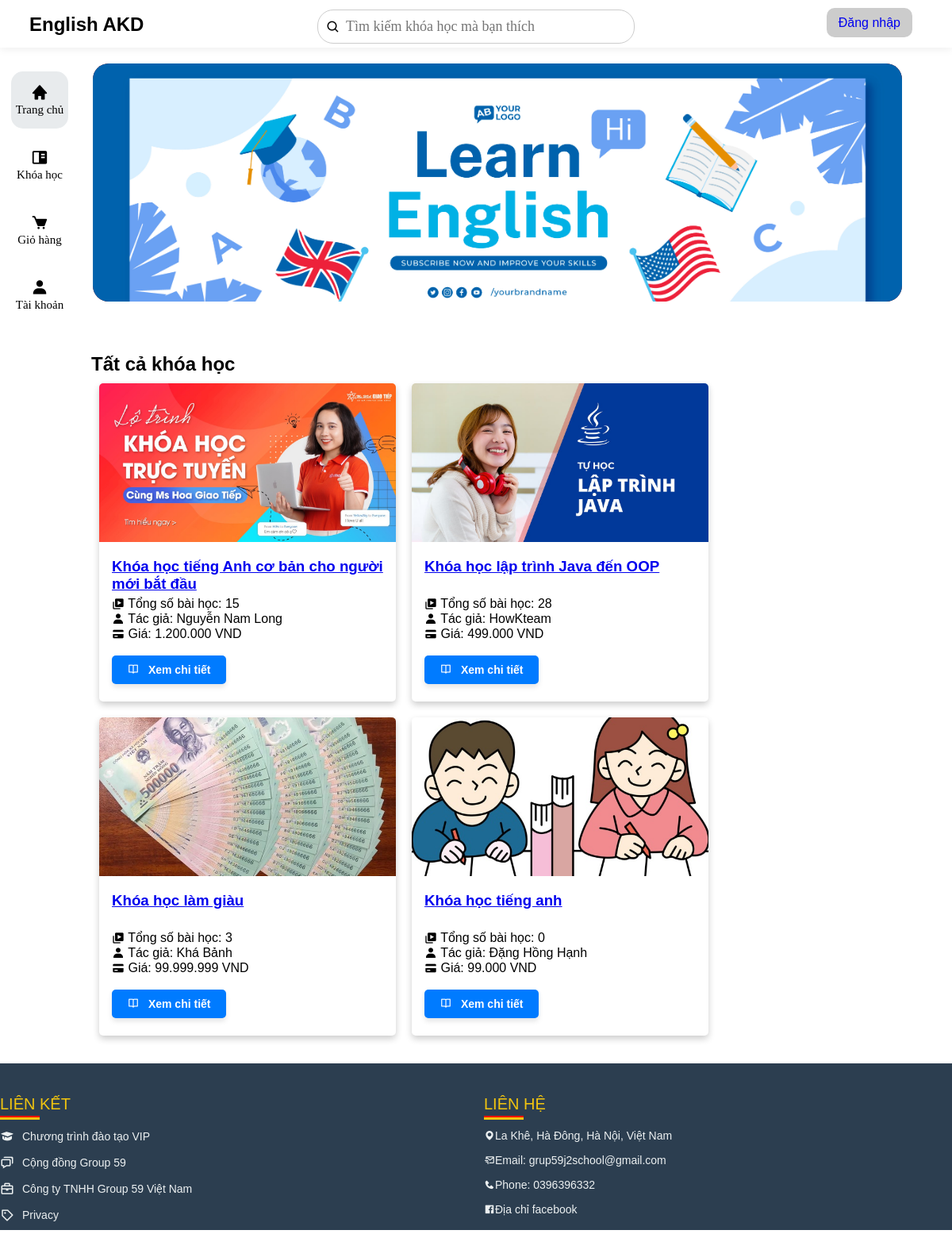
The page / on the database its author committed.
### tables this page shows
CREATE TABLE `course` (
  `id_course` int(11) NOT NULL,
  `id_admin` int(11) NOT NULL,
  `name_course` varchar(100) NOT NULL,
  `description_course` text NOT NULL,
  `author` varchar(30) DEFAULT NULL,
  `image_course` varchar(150) NOT NULL,
  `status_course` int(11) NOT NULL,
  `price` int(11) NOT NULL,
  `created_at` timestamp NOT NULL DEFAULT current_timestamp()
);

### index.php (the view, shortened to what this page needs)
<!DOCTYPE html>
<html lang="en">
<head>
    <link href='https://unpkg.com/boxicons@2.0.7/css/boxicons.min.css' rel='stylesheet'>
    <link rel="stylesheet" href="./css/header.css">
    <link rel="stylesheet" href="./css/index.css">
</head>
<body>
    <?php
    $search = "";
    if (!function_exists('currency_format')) {
        function currency_format($number, $suffix = ' VND')
        {
            if (!empty($number)) {
                return number_format($number, 0, ',', '.') . "{$suffix}";
            }
        }
    }
    $sql = "SELECT course.*, COUNT(lesson.id_course) as number_course FROM `course`
            LEFT OUTER JOIN lesson ON course.id_course = lesson.id_course
            WHERE course.status_course = '1' and (course.name_course like '%$search%' or  lesson.name_lesson like '%$search%')
            GROUP BY course.id_course";
    $all_courses = mysqli_query($connection, $sql);
    ?>
    <?php require "./default/header.php" ?>
    <div class=content>
        <?php require "./default/slide.php" ?>
        <div class="all-course">
            <h2 style="width: 100%">
                <?php if ($search != "") {
                    echo "Tìm kiếm kết quả cho $search";
                } else {
                    echo "Tất cả khóa học";
                }
                ?>
            </h2>
            <?php foreach ($all_courses as $course) { ?>
                <div class="card">
                    <a href="./view_course.php?id=<?php echo $course['id_course'] ?>">
                        <div class="img-preview">
                            <img src="./public/images/upload/<?php echo $course['image_course'] ?>" alt="Avatar" style="width:100%">
                        </div>
                    </a>
                    <div class="container-card">
                        <br>
                        <a href="./view_course.php?id=<?php echo $course['id_course'] ?>">
                            <h3><b><?php echo $course['name_course'] ?></b></h3>
                        </a>
                        <p>
                            <i class='bx bxs-videos'></i>
                            Tổng số bài học:
                            <?php echo $course['number_course'] ?>
                        </p>
                        <p>
                            <i class='bx bxs-user'></i>
                            Tác giả:
                            <?php echo $course['author'] ?>
                        </p>
                        <p>
                            <i class='bx bxs-credit-card'></i>
                            Giá:
                            <?php echo currency_format($course['price']) ?>
                        </p>
                        <br>
                        <a class='btn' href="./view_course.php?id=<?php echo $course['id_course'] ?>">
                            <i class='bx bx-book-open'></i>
                            Xem chi tiết
                        </a>
                    </div>
                </div>
            <?php } ?>
        </div>
    </div>
    <?php require "./default/footer.php" ?>
    </div>
</body>
</html>

### default/header.php (shortened to what this page needs)
<header>
    <h2>English AKD </h2>
        <form autocomplete="off" id="search" method="get" action="./index.php">
            <i class='search bx bx-search'></i>
            <input type="text" name="search" id="project" placeholder="Tìm kiếm khóa học mà bạn thích" onkeyup="showResult()">
        </form>
    <?php if (isset($_SESSION['name'])) { ?>
        <div class='user-login'>
            <div class='user-avatar'>
                <?php if ($_SESSION['image'] == 'null') { ?>
                    <img src="./public/images/default/avata.png" alt="">
                <?php } else { ?>
                    <img src="./public/images/upload/<?php echo $_SESSION['image'] ?>" alt="">
                <?php } ?>
                <ul class="sub-nav-user menu-select">
                    <li class="sub-nav">
                        <a href="./my_account.php">Tài khoản của tôi</a>
                    </li>
                    <li class="sub-nav">
                        <a href="./my_cart.php">Giỏ hàng của tôi</a>
                    </li>
                    <li class="sub-nav">
                        <a id="btn-logout" style="cursor: pointer">Đăng xuất</a>
                    </li>
                </ul>
            </div>
            <div class='user-name'>
                <?php echo $_SESSION['name'] ?>
            </div>
        </div>
    <?php } else { ?>
        <div class=user>
            <a class="user-a" href="./login_and_register.php">Đăng nhập</a>
        </div>
    <?php } ?>
</header>
<div class="hinder"></div>
<div class="container">
    <ul class="menu-select">
        <li class="li-header" id="home">
            <a id="click_home" href="./index.php">
                <i class='bx bxs-home'></i>
                <br>
                Trang chủ
            </a>
        </li>
        <li class="li-header" id="my-sourse">
            <a href="./my_course.php">
                <i class='bx bxs-book-content'></i>
                <br>
                Khóa học
            </a>
        </li>
        <li class="li-header" id="my-cart">
            <a href="./my_cart.php">
                <i class='bx bxs-cart'></i>
                <br>
                Giỏ hàng
            </a>
        </li>
        <li class="li-header" id="my-account">
            <a id="my-account-click" href="./my_account.php">
                <i class='bx bxs-user'></i>
                <br>
                Tài khoản
            </a>
        </li>
    </ul>
    <div class="tab-left"></div>

### default/slide.php (shortened to what this page needs)
<div class="slide">
    <img src="./public/images/default/banner_tet_2022.jpg" alt="">
</div>

### default/footer.php
<footer>
    <div class="container">
      <div class="noi-dung links">
        <h2>Liên kết</h2>
        <ul>
          <li class="li-footer">
            <a href="#">
              <icon class='icon-footer bx bxs-graduation'></icon>
              Chương trình đào tạo VIP
            </a>
          </li>
          <li class="li-footer">
            <a href="https://discord.gg/rqvjTGkG">
              <icon class='icon-footer bx bx-chat'></icon>
              Cộng đồng Group 59
            </a>
          </li>
          <li class="li-footer">
            <a href="#">
              <icon class='icon-footer bx bx-briefcase'></icon>
              Công ty TNHH Group 59 Việt Nam
            </a>
          </li>
          <li class="li-footer">
            <a>
              <icon class='icon-footer bx bx-purchase-tag'></icon>
              Privacy
            </a>
          </li>
        </ul>
      </div>
      <div class="noi-dung noi-dung links">
        <h2>Liên hệ</h2>
        <ul class="info">
          <li class="li-footer">
            <a>
              <icon class='bx bxs-map'></icon>
              La Khê, Hà Đông, Hà Nội, Việt Nam
            </a>
          </li>
          <li class="li-footer">
            <a>
              <icon class='bx bx-mail-send' ></icon>
              Email: grup59j2school@gmail.com
            </a>
          </li>
          <li class="li-footer">
            <a>
              <icon class='bx bxs-phone'></icon>
              Phone: 0396396332
            </a>
          </li>
          <li class="li-footer">
            <a href="https://www.facebook.com/hoanglong05112003/">
              <icon class='bx bxl-facebook-square'></icon>
              Địa chỉ facebook
            </a>
          </li>
        </ul>
      </div>
    </div>
  </footer>

### css/header.css (style rules this page uses)
* { margin: 0; padding: 0; box-sizing: border-box; }
header { font-family: Arial, sans-serif; width: 100%; height: 60px; box-shadow: rgb(0 0 0 / 7%) 0px 2px 10px; padding: 17px; position: fixed; top: 0; left: 0; background-color: white; z-index: 1; }
.hinder { height: 80px; width: 100%; }
header h2 { display: inline-block; margin-left: 20px; }
#search { width: 400px; height: 43px; border-radius: 20px; border: 1px solid #ccc; margin-left: 50%; transform: translateX(-50%); overflow: hidden; margin-top: -33px; }
#project { width: 100%; height: 100%; display: inline-block; border: none; outline: none; margin-left: 35px; width: 345px; font-size: 18px; font-family: 'Times New Roman', Times, serif; }
#search i { display: inline-block; position: absolute; top: 12px; left: 10px; font-size: 18px; }
.user,.user-login { display: inline-block; position: absolute; right: 50px; top: 20px; }
.user-a { text-decoration: none; padding: 10px 15px; background-color: #ccc; border-radius: 10px; }
.menu-select { width: 100px; height: 500px; position: fixed; }
.tab-left { width: 100px; }
.li-header { width: 72px; height: 72px; margin: auto; margin-top: 10px; border-radius: 15px; display: flex; text-align: center; flex-direction: column; align-items: center; justify-content: center; font-size: 15px; transition: all 0.3s; }
ul li a { text-decoration: none; color: black; }
ul li a i { font-size: 22px; }
.container { width: 100%; display: flex; flex-wrap: wrap; }
.content { width: calc(100% - 100px); min-height: calc(75vh - 70px); float: left; }
footer { margin-top: 10px; position: relative; width: 100%; height: 210px; padding: 30px 100px; background: #ebebe0; justify-content: center; flex-wrap: wrap; bottom:0px; }
footer .container { display: flex; justify-content: space-between; flex-wrap: wrap; flex-direction: row; }
footer .container .noi-dung { margin-right: 30px; }
.links h2 { position: relative; color: black; font-weight: 500; margin-bottom: 15px; }
.links h2::before { content: ''; position: absolute; bottom: -5px; left: 0; width: 50px; height: 2px; background: #f00; }
.links { position: relative; width: 25%; }
footer { background-color: #2c3e50; color: #ecf0f1; padding: 40px 0; font-family: Arial, sans-serif; }
footer .container { display: flex; flex-wrap: wrap; justify-content: space-between; gap: 20px; max-width: 1200px; margin: 0 auto; }
footer .noi-dung { flex: 1; min-width: 250px; }
footer .noi-dung h2 { font-size: 20px; margin-bottom: 20px; position: relative; text-transform: uppercase; color: #f1c40f; }
footer .noi-dung h2:after { content: ''; position: absolute; bottom: -8px; left: 0; width: 50px; height: 3px; background-color: #f1c40f; }
footer .noi-dung ul { list-style: none; padding: 0; margin: 0; }
footer .noi-dung ul li { margin-bottom: 15px; }
footer .li-footer a { text-decoration: none; color: #ecf0f1; font-size: 14px; display: flex; align-items: center; transition: all 0.3s ease; }
footer .icon-footer { margin-right: 10px; font-size: 18px; }
footer .info li { margin-bottom: 15px; }
footer .info li a { text-decoration: none; color: #ecf0f1; font-size: 14px; display: flex; align-items: center; transition: all 0.3s ease; }

### css/index.css (style rules this page uses)
#home { background-color: #e8ebed; }
.slide { width: calc(100% - 80px); margin-left: 17px; height: 300px; background-color: #99ff33; border-radius: 20px; }
.all-course { font-family: Arial, sans-serif; margin-top: 50px; width: 100%; padding: 15px; display: flex; flex-wrap: wrap; }
.card { box-shadow: 0 4px 8px 0 rgba(0,0,0,0.2); font-family: Arial, sans-serif; transition: 0.3s; width: 374px; border-radius: 5px; margin: 10px; padding-bottom: 20px; }
.img-preview { width: 100%; height: 200px; }
img { width: 100%; height: 100%; object-fit: cover; object-position: center; border-radius: 5px 5px 0 0; }
.container-card { padding: 2px 16px; }
.container-card h3 { height: 48px; overflow: hidden; }
p i { transform: translateY(2px); }
a.btn { display: inline-block; padding: 10px 20px; font-family: 'Poppins', sans-serif; font-size: 14px; font-weight: 600; color: #fff; background-color: #007bff; border-radius: 5px; text-align: center; text-decoration: none; transition: all 0.3s ease; box-shadow: 0 4px 6px rgba(0, 0, 0, 0.1); }
a.btn i { margin-right: 8px; }

### default/slide.php (style rules this page uses)
.slide { overflow: hidden; background-color: #a80808; }
.slide img { width: 100%; height: 100%; object-fit: cover; object-position: center; }

### rows shown on the page
course: image_course (picture), name_course "Khóa học tiếng Anh cơ bản cho người mới bắt đầu", number_course "15", author "Nguyễn Nam Long", price "1.200.000 VND"
course: image_course (picture), name_course "Khóa học lập trình Java đến OOP", number_course "28", author "HowKteam", price "499.000 VND"
course: image_course (picture), name_course "Khóa học làm giàu", number_course "3", author "Khá Bảnh", price "99.999.999 VND"
course: image_course (picture), name_course "Khóa học tiếng anh", number_course "0", author "Đặng Hồng Hạnh", price "99.000 VND"
